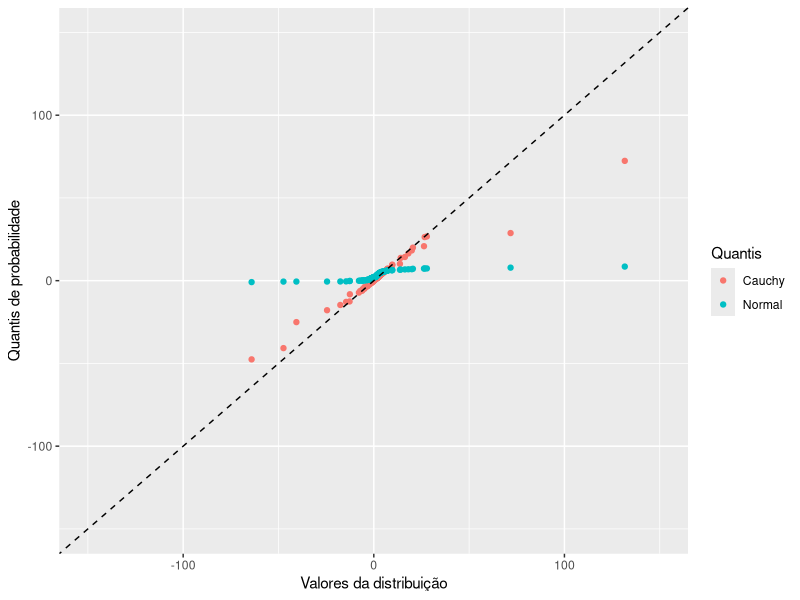

Generate this figure with R:
library(ggplot2)

set.seed(1237)

n <- 187
cauchy_sample <- rcauchy(n, location = 2, scale = 1.8)
sorted_cauchy_sample <- sort(cauchy_sample)

normal_sample <- rnorm(n, mean = 3.3, sd = 2)

probabilities <- seq(1, n) / (n + 1)

quantiles_cauchy <- quantile(sorted_cauchy_sample, probabilities)

quantiles_normal <- quantile(normal_sample, probabilities)

df <- data.frame(sample = sorted_cauchy_sample,
                 y_cauchy = quantiles_cauchy,
                 y_normal = quantiles_normal)

plot <- ggplot(df, aes(x = sample)) +
  geom_point(aes(y = y_cauchy, colour = "Cauchy")) +
  geom_point(aes(y = y_normal, colour = "Normal")) +
  geom_abline(slope = 1, intercept = 0, linetype = "dashed") +
  scale_x_continuous(name = "Valores da distribuição", limits = c(-150, 150)) +
  scale_y_continuous(name = "Quantis de probabilidade", limits = c(-150, 150)) +
  labs(color = "Quantis")


plot
